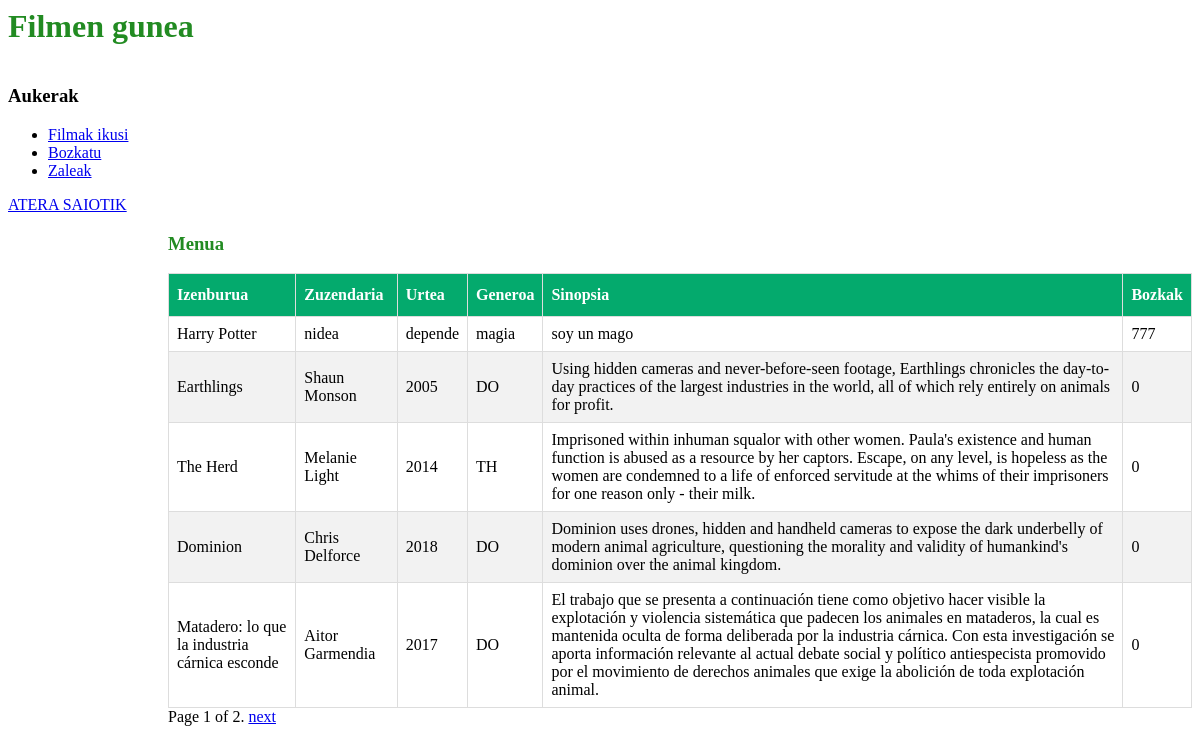
Before: /filmak/ (signed in) with the older database file.
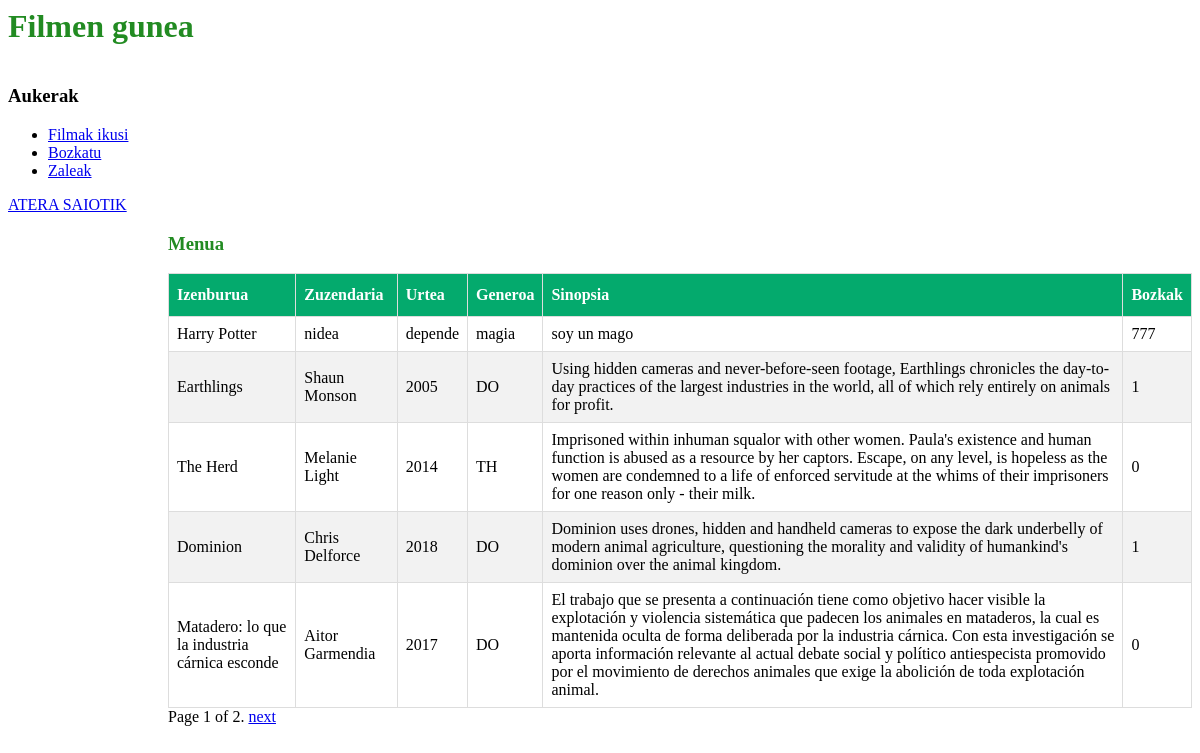
After: the same page with the newer database file.
### FilmenGunea/models.py (models this page shows, shortened)
class Filma(models.Model):
	izenburua = models.CharField(max_length=100)
	zuzendaria = models.CharField(max_length=60)
	urtea = models.IntegerField()
	generoa = models.CharField(max_length=2)
	sinopsia = models.CharField(max_length=700)
	bozkak = models.IntegerField()

### FilmenGunea/views.py (the view)
# urls.py: path('filmak/', views.filmak, name='filmak'),
@login_required(login_url='../')
def filmak(request):
    film_list = Filma.objects.all()
    paginator = Paginator(film_list, 5)
    page = request.GET.get('page')
    try:
        filmak = paginator.page(page)
    except PageNotAnInteger:
        filmak = paginator.page(1)
    except EmptyPage:
        filmak = paginator.page(paginator.num_pages)
    return render(request, 'FilmenGunea/filmak.html', {"filmak": filmak})

### FilmenGunea/templates/FilmenGunea/filmak.html (shortened to what this page needs)
<head>
</head>
{% extends 'FilmenGunea/menua.html' %}
{% block content %}
    <h3>Menua</h3>
    <table id="film_taula">
        <thead>
            <tr>
                <th>Izenburua</th>
                <th>Zuzendaria</th>
                <th>Urtea</th>
                <th>Generoa</th>
                <th>Sinopsia</th>
                <th>Bozkak</th>
            </tr>
        </thead>
    <tbody>
        {% for film in filmak %}
        <tr>
            <td>{{ film.izenburua }}</td>
            <td>{{ film.zuzendaria }}</td>
            <td>{{ film.urtea }}</td>
            <td>{{ film.generoa }}</td>
            <td>{{ film.sinopsia }}</td>
            <td>{{ film.bozkak }}</td>
        </tr>
        {% endfor %}
    </tbody>
    </table>
    <div class="pagination">
        <span class="step-links">
            <span class="current">
                Page {{ filmak.number }} of {{ filmak.paginator.num_pages }}.
            </span>
            {% if filmak.has_next %}
            <a href="?page={{ filmak.next_page_number }}">next</a>
            {% endif %}
        </span>
    </div>
{% endblock %}

Changed rows visible on the page:
changed Filma "Earthlings": bozkak "0" → "1"
changed Filma "Dominion": bozkak "0" → "1"
